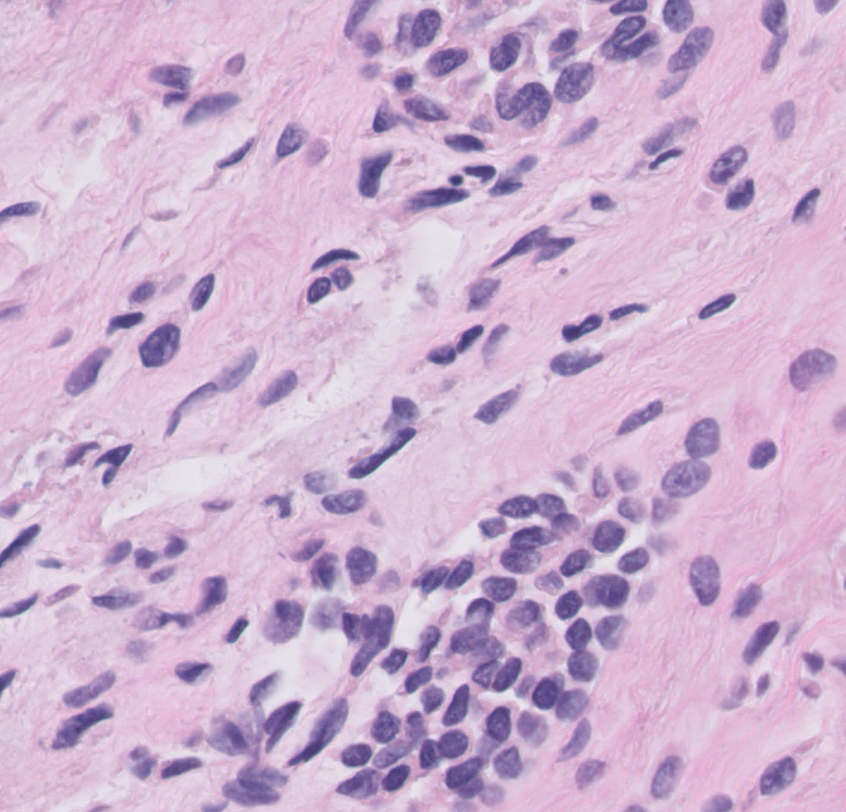
%> input picture gen4/original_screenshots/t1.png, 846 x 812 px, shrunk from 1410 x 1354 before the run
$ octave show2.m   (GNU Octave 9; MATLAB toolbox functions it lacks are replaced by stand-ins)
%> lines starting %> are read from the running program, lines starting %| are printed output that depends on the picture
imm1 = imread('t1.png');
%> imm1 is the input picture: size 812x846x3 uint8; mean R, G, B 204.9, 177.6, 207.5
imm2 = imread('t2.png');
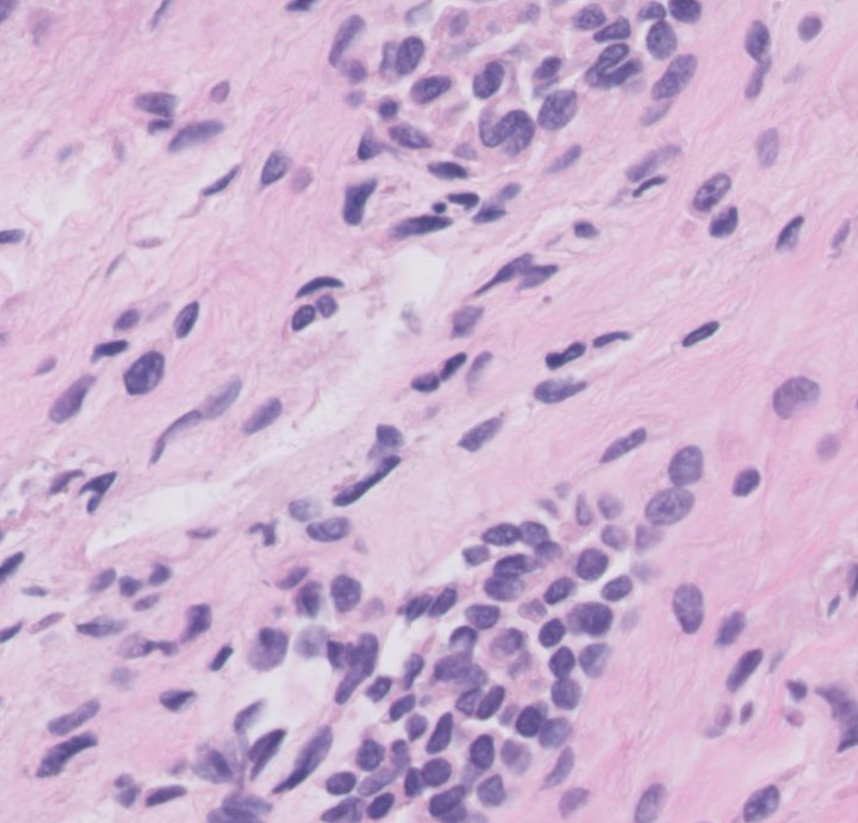
%> input picture gen4/original_screenshots/t2.png, 858 x 823 px, shrunk from 1430 x 1372 before the run
%> imm2 is the input picture: size 823x858x3 uint8; mean R, G, B 205.6, 178, 208
n = 500;
im1 = imm1(1:n,1:n,:);
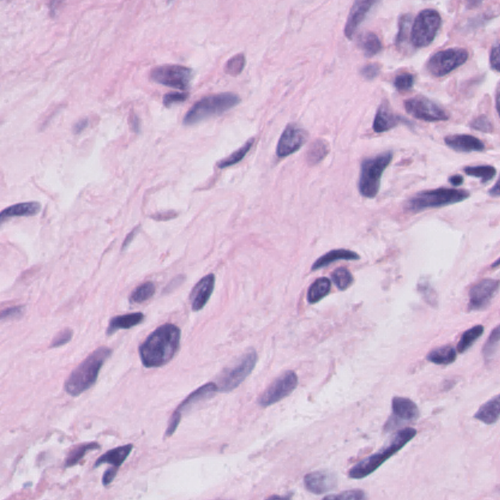
%> im1: size 500x500x3 uint8; mean R, G, B 210.3, 184.5, 211.5
im2 = imm2(1:n,1:n,:);
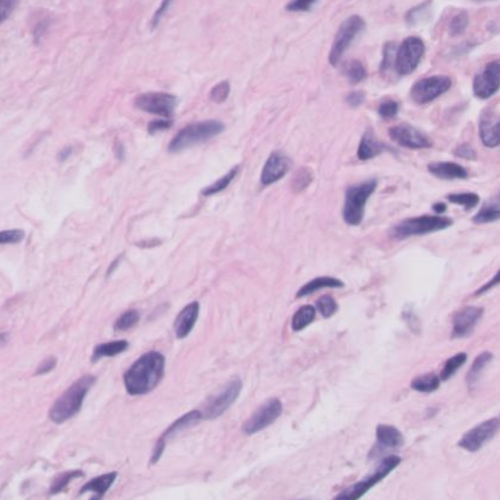
%> im2: size 500x500x3 uint8; mean R, G, B 209.9, 183.7, 211.2
montage({im1,im2});
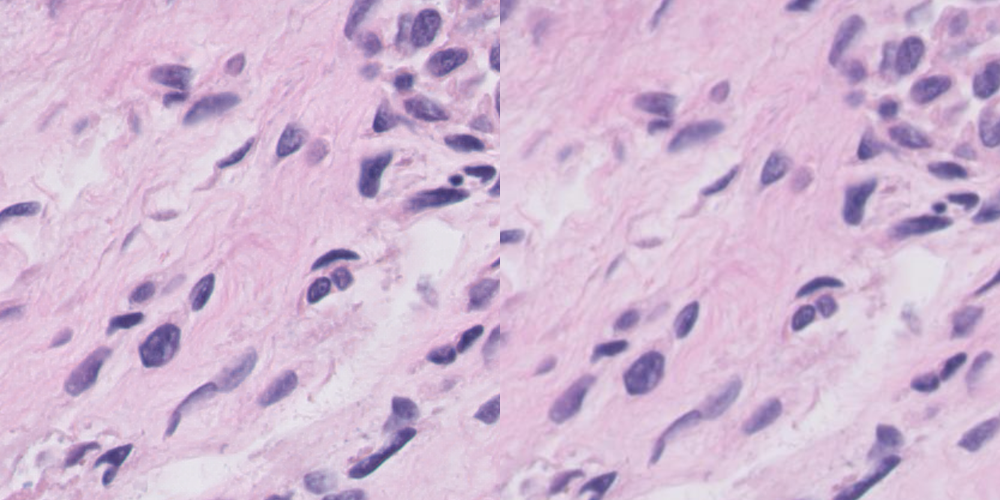
%> displayed picture: size 500x1000x3, on the screen's scale of 0 to 255; mean R, G, B 210.1, 184.1, 211.3
saveas(gcf,'t12.png');
